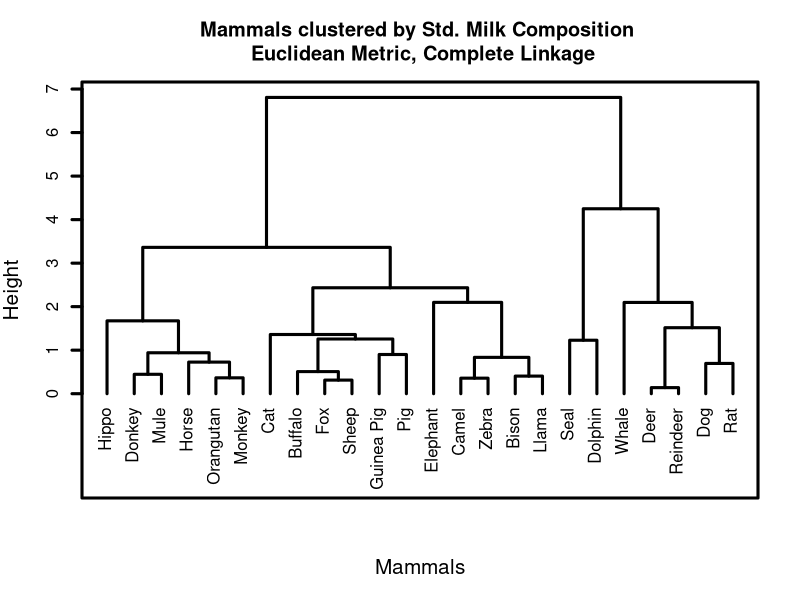
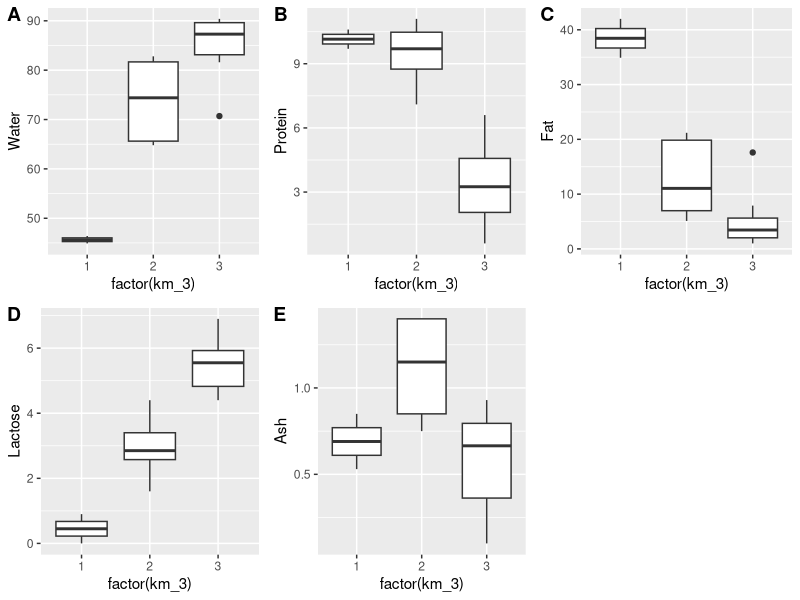
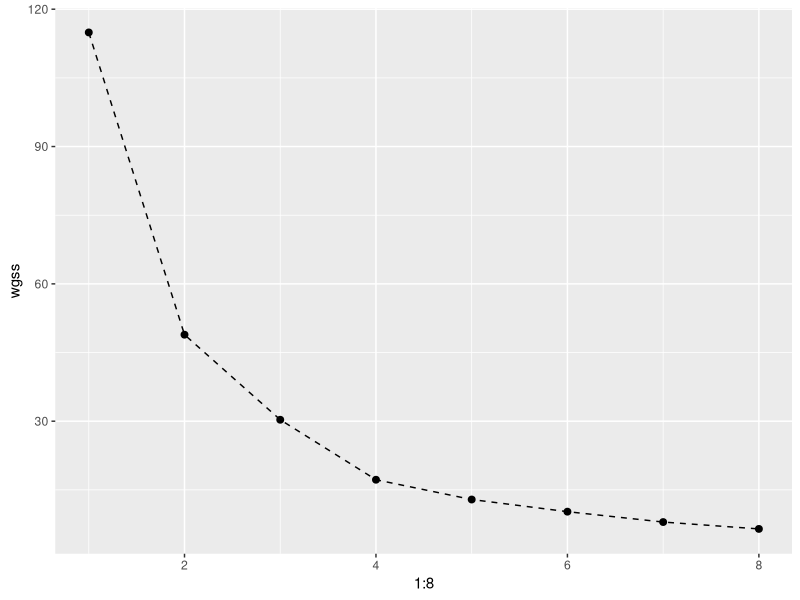
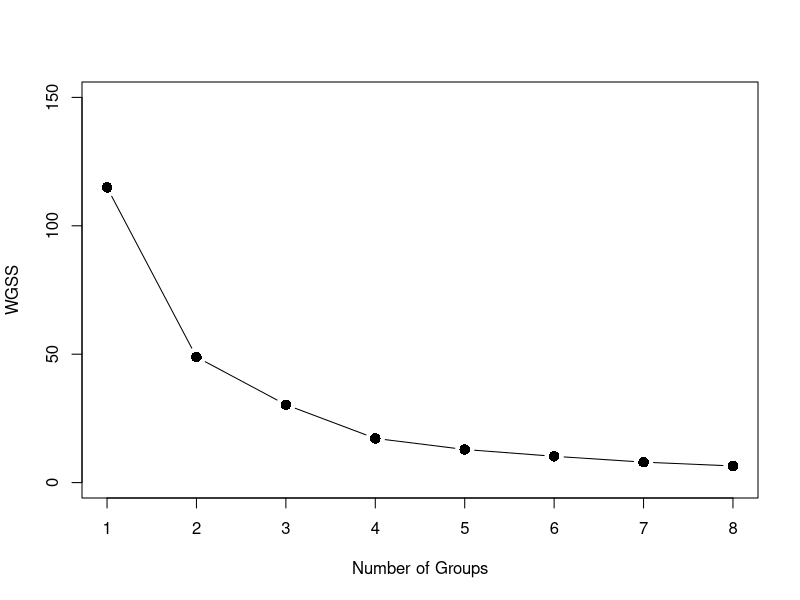

Generate these figures, in order, with R:
## ---- chunk 1
knitr::opts_chunk$set(warning=FALSE, message=FALSE)
## ---- chunk 2
library(tidyverse)
Mammals_Milk<-read.csv("Milk_Composition.csv",header=T,row.names=1)
head(Mammals_Milk)
## ---- chunk 3
Mammals_Milk %>% summary()
## ---- chunk 4
Mammals_Milk_Std<-round(scale(Mammals_Milk),2)
head(Mammals_Milk_Std)
## ---- chunk 5
Mammals_Milk_Cluster<-hclust(dist(Mammals_Milk_Std))
plot(Mammals_Milk_Cluster,lwd=3,sub="",hang=-1,xlab="Mammals",cex.lab=1.25,main="Mammals clustered by Std. Milk Composition \n Euclidean Metric, Complete Linkage",frame.plot=T)
## ---- chunk 6
set.seed(125)
MMilk_km_3<-kmeans(Mammals_Milk_Std,centers=3,nstart=100)
MMilk_km_4<-kmeans(Mammals_Milk_Std,centers=4,nstart=100)
Mammals_Milk<-data.frame(Mammals_Milk,km_3=MMilk_km_3$cluster,km_4=MMilk_km_4$cluster)
Mammals_Milk %>% arrange(km_3)
Mammals_Milk %>% arrange(km_4)

## ---- chunk 7
MMilk_Agg_K3<-Mammals_Milk %>%
  group_by(km_3) %>%
  summarize(Count=n(),Mean_Water=mean(Water),Mean_Protein=mean(Protein), Mean_Fat=mean(Fat),Mean_Lactose=mean(Lactose),Mean_Ash=mean(Ash)) %>% round(2)
MMilk_Agg_K3

MMilk_Agg_K4<-Mammals_Milk %>%
  group_by(km_4) %>%
  summarize(Count=n(),Mean_Water=mean(Water),Mean_Protein=mean(Protein),
            Mean_Fat=mean(Fat),Mean_Lactose=mean(Lactose),Mean_Ash=mean(Ash)) %>% round (2)
MMilk_Agg_K4
  
## ---- chunk 8
require(cowplot)


graph1 <- ggplot(Mammals_Milk, aes(x=factor(km_3), y=Water)) + geom_boxplot()
graph2 <- ggplot(Mammals_Milk, aes(x=factor(km_3), y=Protein)) + geom_boxplot()
graph3 <- ggplot(Mammals_Milk, aes(x=factor(km_3), y=Fat)) + geom_boxplot()
graph4 <- ggplot(Mammals_Milk, aes(x=factor(km_3), y=Lactose)) + geom_boxplot()
graph5 <- ggplot(Mammals_Milk, aes(x=factor(km_3), y=Ash)) + geom_boxplot()

plot_grid(graph1, graph2, graph3, graph4, graph5, labels = "AUTO")

## ---- chunk 9
wgss<-rep(0,8)
for(i in 1:8){
  wgss[i]<-kmeans(Mammals_Milk_Std,centers=i,nstart=50)$tot.withinss
}

ggplot(as.data.frame(wgss), aes(x=1:8,y=wgss)) + geom_point(size=2) + geom_line(linetype= "dashed")
plot(c(1:8),wgss,type="b",pch=16,cex=1.4,ylim=c(0,150),xlab="Number of Groups", ylab="WGSS")
#Elbow plot suggest 2 to 3 clusters.
#Elbow plot shows the clusters by WGSS starting to slow down, which is hard to clearfy, where as Dendrogram shows clustering through nested hierarchy picture, which could be clearly identified how many clusters are there.
